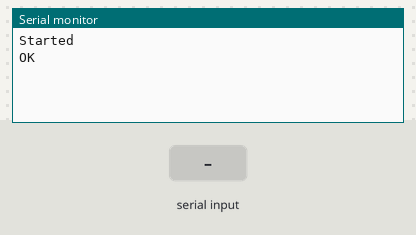
A sketch run on a simulated Arduino Uno, built with avr-gcc and run on an emulated ATmega328P. On the bench: the last lines printed to the serial monitor. The inputs (shaded band) are chosen by the test bench. The modem accepts every AT command (registered, SIM ready, sends succeed) and sends nothing else.

Above: at 1.2 s.
1.3 s: "1" received over the second serial link
At 2.5 s:
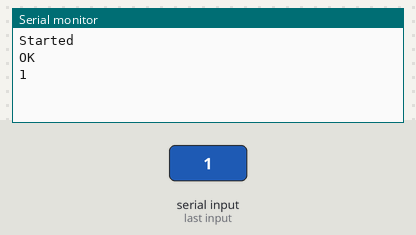
2.8 s: "0" received over the second serial link
At 3.8 s:
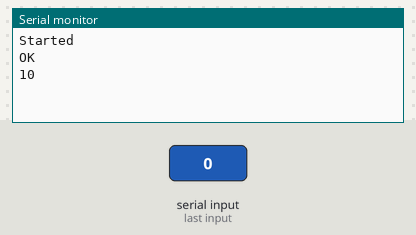

Measured:
- after the input at 1.3 s, the serial monitor: prints a new line at once (image 1)
- after the input at 2.8 s, the serial monitor: prints a new line at once (image 2)

The sketch:

SmartHome_Debug.ino
```cpp
#include <SoftwareSerial.h>
SoftwareSerial debug(4, 5);

void setup() {
  // Open serial communications and wait for port to open:
  // Wait for serial port (9600) to connect. Needed for native USB port only
  Serial.begin(9600);
  while (!Serial) {;}
  Serial.println("Started");

  // Set the baud rate for the SoftwareSerial port (esp8266)
  // If you don't know the exact value, try a few times until get a reply "OK" (9600...115200?)
  debug.begin(9600);
  debug.write("AT\r\n");
}

void loop() {
  if (debug.available()) {
    Serial.write(debug.read());
  }
  if (Serial.available()) {
    debug.write(Serial.read());
  }
}
```
